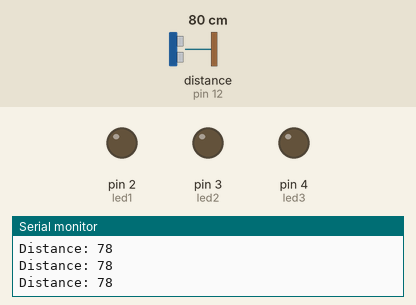
Recording of a sketch running on a simulated Arduino Uno, built with avr-gcc and run on an emulated ATmega328P. On the bench: output pins drawn as LEDs (lit = HIGH), the last lines printed to the serial monitor. Wiring (inferred from the names in the program): ultrasonic range finder: trigger pin 11; echo pin 12. The inputs (shaded band) are chosen by the test bench; at power-on: distance to the obstacle (sensor on pin 12) 80 cm. The echo pulse lasts 58.3 µs per cm; pins used as bus, display or sensor lines are not drawn.

Above: at 1.2 s.
1.3 s: distance to the obstacle (sensor on pin 12) set to 73 cm
2.8 s: distance to the obstacle (sensor on pin 12) set to 65 cm
At 3.2 s:
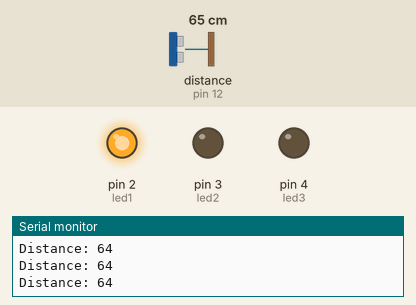
4.3 s: distance to the obstacle (sensor on pin 12) set to 2 cm
At 5.5 s:
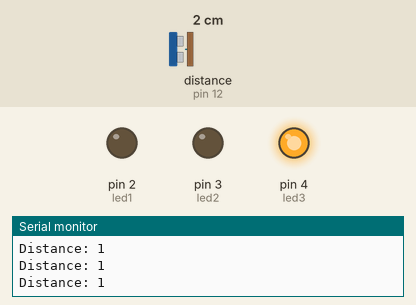
5.8 s: distance to the obstacle (sensor on pin 12) set to 35 cm
At 6.7 s:
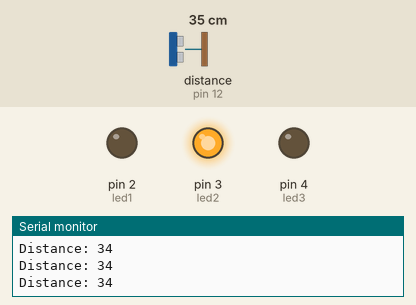
7.3 s: distance to the obstacle (sensor on pin 12) set to 18 cm
At 7.8 s:
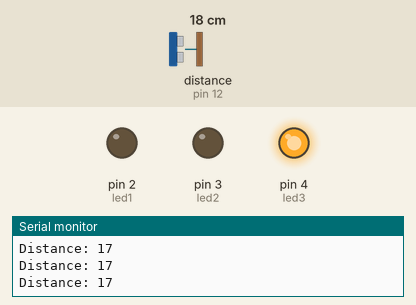
8.8 s: distance to the obstacle (sensor on pin 12) set to 60 cm
At 10.2 s:
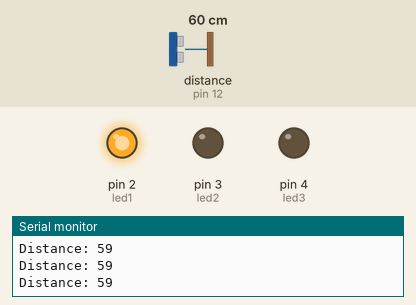
Timing chart, 0 to 11.3 s (numbered marks = the images above; inputs shaded):
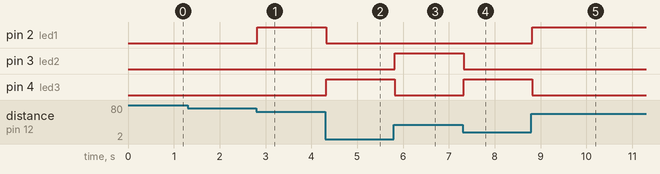

The sketch:

Sensor.ino
```cpp
/*
* Ultrasonic Sensor HC-SR04 and Arduino Tutorial
*
*
*/
int led1 = 2;
int led2 = 3;
int led3 = 4;
// defines pins numbers
const int trigPin = 11;
const int echoPin = 12;
// defines variables
long duration;
int distance;
void setup() {
pinMode(led1, OUTPUT);
pinMode(led2, OUTPUT);
pinMode(led3, OUTPUT);
pinMode(trigPin, OUTPUT);
pinMode(echoPin, INPUT);
Serial.begin(9600);
}
void loop() {
digitalWrite(trigPin, LOW);
delayMicroseconds(2);
digitalWrite(trigPin, HIGH);
delayMicroseconds(10);
digitalWrite(trigPin, LOW);
duration = pulseIn(echoPin, HIGH);
distance= duration*0.034/2;
Serial.print("Distance: ");
Serial.println(distance);
if (distance > 40 && distance < 70) {
digitalWrite(led1, HIGH);
digitalWrite(led2, LOW);
digitalWrite(led3, LOW);
}
else if (distance > 20 && distance < 40) {
  digitalWrite(led1, LOW);
  digitalWrite(led2, HIGH);
  digitalWrite(led3, LOW);
}
else if (distance < 20) {
digitalWrite(led1, LOW);
digitalWrite(led2, LOW);
digitalWrite(led3, HIGH);
}
else {
digitalWrite(led1, LOW);
digitalWrite(led2, LOW);
digitalWrite(led3, LOW);
}
}
```

Measured:
- the behaviour switches between 71 and 70 cm on distance to the obstacle (sensor on pin 12) (found by bisection; images 0 and 1)
- after the input at 2.8 s, pin 2 (led1): LOW → HIGH at once
- after the input at 4.3 s, pin 2 (led1): HIGH → LOW at once; pin 4 (led3): LOW → HIGH at once
- after the input at 5.8 s, pin 3 (led2): LOW → HIGH at once; pin 4 (led3): HIGH → LOW at once
- after the input at 7.3 s, pin 3 (led2): HIGH → LOW at once; pin 4 (led3): LOW → HIGH at once
- after the input at 8.8 s, pin 2 (led1): LOW → HIGH at once; pin 4 (led3): HIGH → LOW at once
